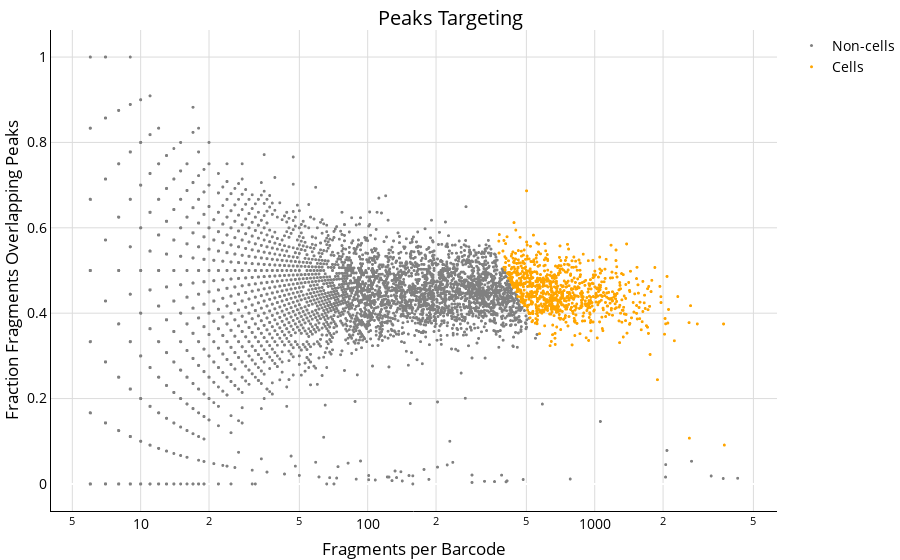

Source (notebook cell):
### Code cell
fig = px.scatter(df, x="total_frags", y="frac_peak", color="cell_called",color_discrete_sequence=["grey", "orange"]
                 )
fig.update_layout(title={"text": "Peaks Targeting",
                         'y':0.98, 'x':0.5, 'xanchor': 'center', 'yanchor': 'top'},
                  xaxis={"type": "log", "color": "black", "gridcolor": "gainsboro", "linecolor": "black"},
                  yaxis={"color": "black", "gridcolor": "gainsboro", "linecolor": "black"},
                  xaxis_title = "Fragments per Barcode", yaxis_title = "Fraction Fragments Overlapping Peaks", font=dict(size=14,color="Black"),
                       margin=dict(l=50, r=0, t=30, b=30),
                       plot_bgcolor="#FFFFFF",
                       legend=dict(title_text=''))
fig.update_traces(marker_size=3)
fig.show()

### Figure 1 — Plotly figure (JSON) as saved in the notebook; plotly's stock layout.template omitted (floating-point values rounded to 4 significant figures; data arrays with more than 128 entries replaced by an {"elided": "..."} marker saying what was removed)
{"data": [{"hovertemplate": "cell_called=Non-cells<br>total_frags=%{x}<br>frac_peak=%{y}<extra></extra>", "legendgroup": "Non-cells", "marker": {"color": "grey", "size": 3, "symbol": "circle"}, "mode": "markers", "name": "Non-cells", "showlegend": true, "type": "scattergl", "x": {"elided": "12413 int values"}, "xaxis": "x", "y": {"elided": "12413 float values"}, "yaxis": "y"}, {"hovertemplate": "cell_called=Cells<br>total_frags=%{x}<br>frac_peak=%{y}<extra></extra>", "legendgroup": "Cells", "marker": {"color": "orange", "size": 3, "symbol": "circle"}, "mode": "markers", "name": "Cells", "showlegend": true, "type": "scattergl", "x": {"elided": "861 int values"}, "xaxis": "x", "y": {"elided": "861 float values"}, "yaxis": "y"}], "layout": {"autosize": true, "font": {"color": "Black", "size": 14}, "legend": {"title": {"text": ""}, "tracegroupgap": 0}, "margin": {"b": 30, "l": 50, "r": 0, "t": 30}, "plot_bgcolor": "#FFFFFF", "title": {"text": "Peaks Targeting", "x": 0.5, "xanchor": "center", "y": 0.98, "yanchor": "top"}, "xaxis": {"anchor": "y", "autorange": true, "color": "black", "domain": [0, 1], "gridcolor": "gainsboro", "linecolor": "black", "range": [0.6073, 3.801], "title": {"text": "Fragments per Barcode"}, "type": "log"}, "yaxis": {"anchor": "x", "autorange": true, "color": "black", "domain": [0, 1], "gridcolor": "gainsboro", "linecolor": "black", "range": [-0.06901, 1.069], "title": {"text": "Fraction Fragments Overlapping Peaks"}, "type": "linear"}}}
